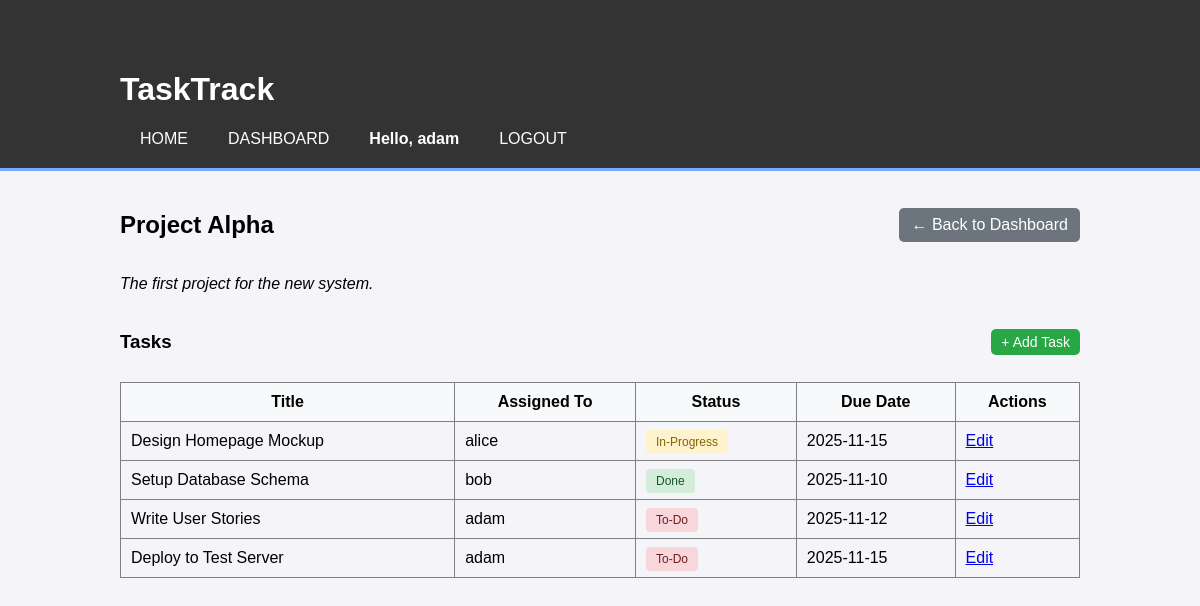
Page /project/101 (signed in) on the committed database.
### tables this page shows
CREATE TABLE users (
    user_id INTEGER PRIMARY KEY,
    username TEXT NOT NULl UNIQUE,
    email TEXT NOT NULL UNIQUE,
    password_hash TEXT NOT NULL,
    date_created TEXT NOT NULL
, is_admin INTEGER DEFAULT 0);

CREATE TABLE projects (
    project_id INTEGER PRIMARY KEY,
    project_name TEXT NOT NULL,
    description TEXT,
    owner_id INTEGER NOT NULL,
    created_at TEXT NOT NULL,
    FOREIGN KEY (owner_id) REFERENCES users (user_id)
);

CREATE TABLE tasks (
    task_id INTEGER PRIMARY KEY,
    project_id INTEGER NOT NULL,
    assignee_id INTEGER,
    task_title TEXT NOT NULL,
    description TEXT,
    status TEXT NOT NULL,
    due_date TEXT,
    FOREIGN KEY (project_id) REFERENCES projects (project_id),
    FOREIGN KEY (assignee_id) REFERENCES users (user_id)
);

### app.py (the view)
@app.route('/project/<int:project_id>')
def view_project(project_id):
    if 'user_id' not in session:
        return redirect(url_for('login'))
    user_id = session['user_id']
    connection = get_db_connection()
    member = connection.execute(
        'SELECT * FROM project_members WHERE project_id = ? AND user_id = ?',
        (project_id, user_id)
    ).fetchone()
    if member is None and session.get('is_admin') != 1:
        connection.close()
        flash('You do not have permission to view this project.')
        return redirect(url_for('dashboard'))
    project = connection.execute(
        'SELECT * FROM projects WHERE project_id = ?',
        (project_id,)
    ).fetchone()
    tasks = connection.execute(
        '''
        SELECT t.*, u.username as assignee_name
        FROM tasks t
        LEFT JOIN users u ON t.assignee_id = u.user_id
        WHERE t.project_id = ?
        ''',
        (project_id,)
    ).fetchall()
    connection.close()
    return render_template('project_details.html', project=project, tasks=tasks)

### app.py (called while the page is built)
def get_db_connection():
    connection = sqlite3.connect('fake_db.db')
    connection.row_factory = sqlite3.Row
    return connection

### templates/project_details.html
{% extends 'base.html' %}
{% block content %}
    <div style="display: flex; justify-content: space-between; align-items: center;">
        <h2>{{ project['project_name'] }}</h2>
        <a href="{{ url_for('dashboard') }}" class="button" style="background-color: #6c757d; color: white; padding: 8px 12px; text-decoration: none; border-radius: 5px;">&larr; Back to Dashboard</a>
    </div>
    <p><em>{{ project['description'] }}</em></p>
    <div style="display: flex; justify-content: space-between; align-items: center; margin-top: 20px; margin-bottom: 10px;">
        <h3>Tasks</h3>
        <a href="{{ url_for('create_task', project_id=project['project_id']) }}" class="button" style="background-color: #28a745; color: white; padding: 5px 10px; text-decoration: none; border-radius: 5px; font-size: 14px;">+ Add Task</a>
    </div>
    {% if tasks %}
        <table border="1" cellpadding="10" cellspacing="0" style="width: 100%; border-collapse: collapse;">
            <thead>
                <tr style="background-color: #f8f9fa;">
                    <th>Title</th>
                    <th>Assigned To</th>
                    <th>Status</th>
                    <th>Due Date</th>
                    <th>Actions</th>
                </tr>
            </thead>
            <tbody>
                {% for task in tasks %}
                    <tr>
                        <td>{{ task['task_title'] }}</td>
                        <td>{{ task['assignee_name'] if task['assignee_name'] else 'Unassigned' }}</td>
                        <td>
                            <span style="
                                padding: 5px 10px; border-radius: 4px; font-size: 12px;
                                background-color: {% if task['status'] == 'Done' %}#d4edda{% elif task['status'] == 'In-Progress' %}#fff3cd{% else %}#f8d7da{% endif %};
                                color: {% if task['status'] == 'Done' %}#155724{% elif task['status'] == 'In-Progress' %}#856404{% else %}#721c24{% endif %};
                            ">
                                {{ task['status'] }}
                            </span>
                        </td>
                        <td>{{ task['due_date'] }}</td>
                        <td>
                            <a href="#">Edit</a>
                        </td>
                    </tr>
                {% endfor %}
            </tbody>
        </table>
    {% else %}
        <p>No tasks found for this project.</p>
    {% endif %}
{% endblock %}

### templates/base.html (shortened to what this page needs)
<!DOCTYPE html>
<html lang="en">
<head>
    <link rel="stylesheet" href="{{ url_for('static', filename='style.css') }}">
</head>
<body>
    <header>
        <div class="container">
            <h1>TaskTrack</h1>
            <nav>
                <ul>
                    <li><a href="{{ url_for('index') }}">Home</a></li>
                    {% if session['user_id'] %}
                        <li><a href="{{ url_for('dashboard') }}">Dashboard</a></li>
                        <li style="color: white; font-weight: bold;">Hello, {{ session['username'] }}</li>
                        <li><a href="{{ url_for('logout') }}">Logout</a></li>
                    {% else %}
                        <li><a href="{{ url_for('login') }}">Login</a></li>
                        <li><a href="{{ url_for('register') }}">Register</a></li>
                    {% endif %}
                </ul>
            </nav>
        </div>
    </header>
    <div class="container">
        {% block content %}{% endblock %}
    </div>
</body>
</html>

### static/style.css (style rules this page uses)
body { font-family: sans-serif; background-color: #f4f4f9; margin: 0; padding: 0; }
.container { width: 80%; margin: auto; overflow: hidden; padding: 20px; }
header { background: #333; color: #fff; padding-top: 30px; min-height: 70px; border-bottom: #77aaff 3px solid; }
header a { color: #fff; text-decoration: none; text-transform: uppercase; font-size: 16px; }
header ul { padding: 0; margin: 0; list-style: none; overflow: hidden; }
header li { float: left; display: inline; padding: 0 20px 0 20px; }

### rows in the picture
users: username "adam"
projects: project_name "Project Alpha", description "The first project for the new system."
tasks: task_title "Design Homepage Mockup", username "alice", status "In-Progress", due_date "2025-11-15"
tasks: task_title "Setup Database Schema", username "bob", status "Done", due_date "2025-11-10"
tasks: task_title "Write User Stories", username "adam", status "To-Do", due_date "2025-11-12"
tasks: task_title "Deploy to Test Server", username "adam", status "To-Do", due_date "2025-11-15"
